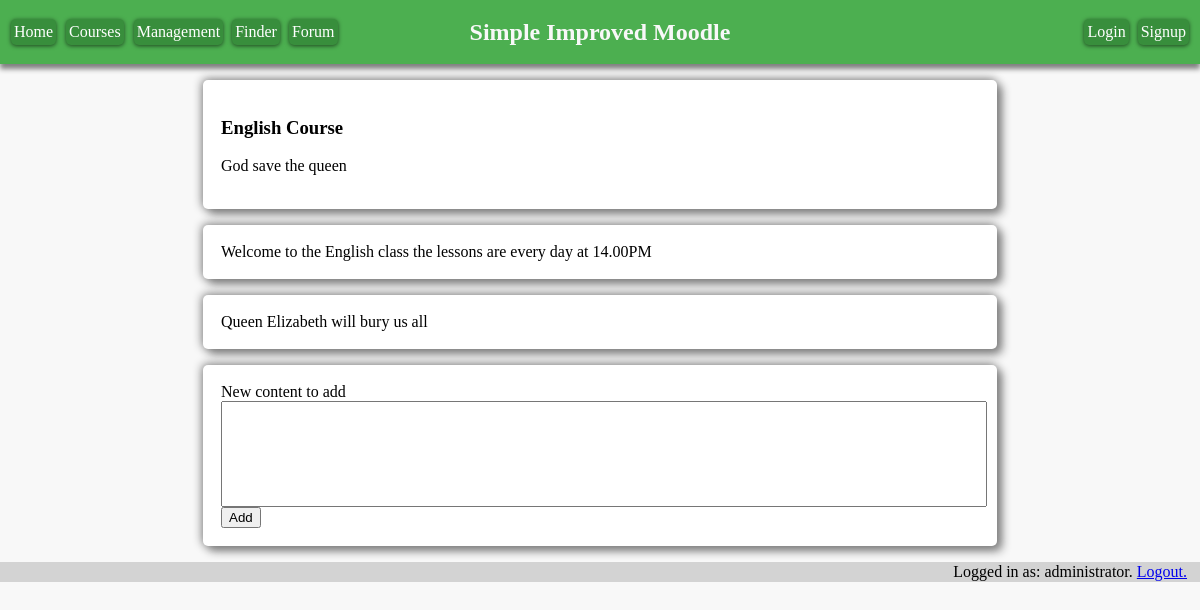
/course.php?id=4 (signed in), run on the app's committed database.
### tables this page shows
CREATE TABLE "Courses"
(
    ID          INTEGER
        primary key,
    name        varchar(255) not null,
    description varchar(255),
    image       varchar(255) default 'images/default-course-image.jpg'
);

CREATE TABLE CourseContent (
    contentID INTEGER PRIMARY KEY,
    courseID INTEGER NOT NULL,
    content varchar(10000),
    visible INTEGER default 1
);

### course.php (the view, shortened to what this page needs)
<!doctype html>
<html lang="en">
<head>
    <link rel="stylesheet" href="style.css">
</head>
<body>
<header>
    <div id="navbar">
        <div id="navleft">
            <a href="index.php" class="btn">Home</a>
            <a class="btn" href="courses.php">Courses</a>
            <?php
            if ($_SESSION["username"] == "administrator"){
                echo '<a class="btn" href="management.php" style="margin-right: 1%">Management</a>';
                echo '<a class="btn" href="find.php" style="margin-right: 1%">Finder</a>';
            }
            ?>
            <?php
            if ($_SESSION["username"] != "Guest"){
                echo '<a class="btn" href="forum.php" style="margin-right: 1%">Forum</a>';
            }
            ?>
        </div>
        <div id="navcentre">
            <h2 class="title">Simple Improved Moodle</h2></div>
        <div id="navright">
            <a class="btn" href="login.html" style="margin-right: 1%">Login</a>
            <a class="btn" href="signup.php">Signup</a>
        </div>
    </div>
</header>
<?php
function showContent(){
    $db = new SQLite3("SecureDB.sqlite", SQLITE3_OPEN_READWRITE);
    $query_result = $db->query("SELECT * FROM Courses WHERE ID=" . $_GET["id"] . ";");
    $row = $query_result->fetchArray();
    echo '
               <div class="card">
                    <div class="content">
                        <h3>' . $row[1] . '</h3>
                        <p>' . $row[2] . '</p>
                    </div>
               </div> ' ;
    $query_result = $db->query("SELECT * FROM CourseContent WHERE courseID=" . $_GET["id"] . ";");
    $row = $query_result->fetchArray();
    while ($row){
        echo '
               <div class="card">
                    <div class="content">
                        ' . $row[2] . '
                    </div>
               </div> ' ;
        $row = $query_result->fetchArray();
    }
    $queryadmin = $db-> query("SELECT isTeacher from Users WHERE Username='".$_SESSION["username"]."';");
    $row = $queryadmin ->fetchArray();
    if ($row[0]){
        echo '
                <div class="card">
                    <div class="content">
                        <form action="" method="post">
                            <label>New content to add <br>
                                <input type="text" name="content" style="width: 100%; height: 100px">
                            </label>
                            <input type="submit" value="Add">
                        </form>
                    </div>
                </div>
                    ';
    }
}
showContent();
?>
<footer id="footer">
    <div id="loginfo">
        Logged in as: <?php echo $_SESSION["username"]."."; ?>
        <a href="logout.php">Logout.</a>
    </div>
</footer>
</body>
</html>

### style.css (style rules this page uses)
body { margin: 0; background-color: #f8f8f8; }
#navbar { width: 100%; height: 64px; display: flex; justify-content: center; align-items: center; background-color: #4CAF50; box-shadow: 0 5px 5px gray; }
#navcentre { width: 33%; display: flex; justify-content: center; }
#navleft { width: 33%; display: flex; justify-content: left; }
#navright { width: 33%; display: flex; justify-content: right; }
.card { padding: 1px; width: 66%; margin: auto; margin-top: 16px; background-color: white; border-radius: 5px; box-shadow: 5px 5px 10px gray, -1px -1px 10px gray; }
.content { padding: 1px; margin: 16px; }
#footer { padding: 1px; margin-top: 16px; background-color: lightgray; display: flex; justify-content: flex-end; }
#loginfo { margin-right: 1%; }
.btn { text-decoration: none; position: relative; margin: 5px; padding: 4px 3px 4px 3px; overflow: hidden; border-width: 0; outline: none; border-radius: 5px; box-shadow: 0 1px 4px rgba(0, 0, 0, .6); background-color: #388E3C; color: #FFF; transition: background-color .3s; }
.btn:before { content: ""; position: absolute; top: 50%; left: 50%; display: block; width: 0; padding-top: 0; border-radius: 100%; background-color: rgba(236, 240, 241, .3); -webkit-transform: translate(-50%, -50%); -moz-transform: translate(-50%, -50%); -ms-transform: translate(-50%, -50%); -o-transform: translate(-50%, -50%); transform: translate(-50%, -50%); }
.title { color: #f8f8f8; }

### data on the page
courses: name "English Course", description "God save the queen"
coursecontent: content "Welcome to the English class the lessons are every day at 14.00PM"
coursecontent: content "Queen Elizabeth will bury us all"

### other printed values
$_SESSION["username"] "administrator"
